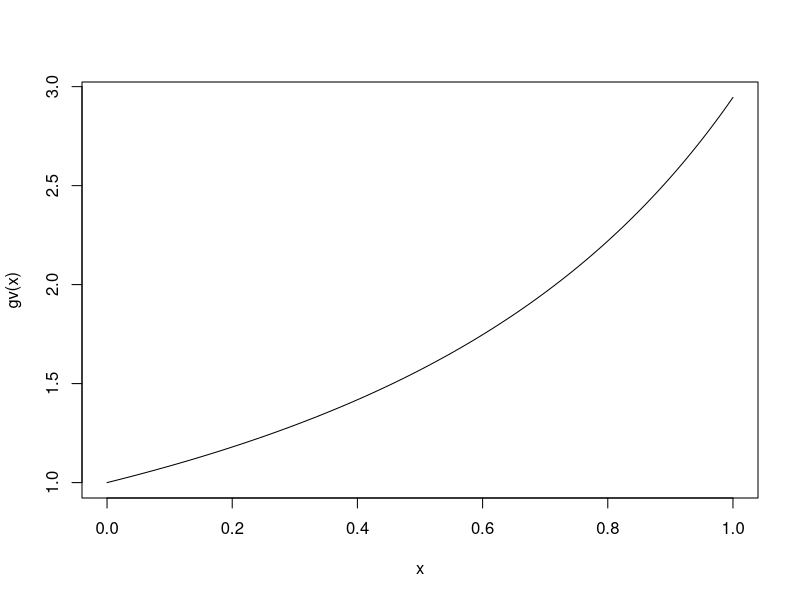
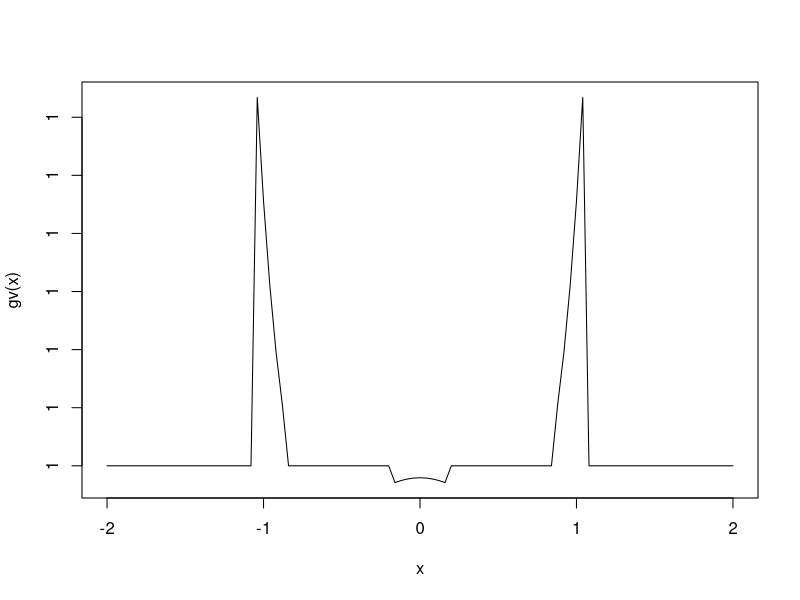

The R source for these figures, in order:




n<-3; rho<-0.5;
g<-function(r)
    {
      integrate(
        function(beta)
        {
          1/(cosh(beta)-rho*r)^(n-1)
        }
      ,lower=0,upper=Inf)$value   # integrate would return a list otherwise
    }
 gv <- Vectorize(g)  
 # Since `g` is not naturally going to handle the vector that `curve` will send 
curve(gv(x),from=0,to=1)

mu<-0
sigma<-1
low<--Inf
up<-Inf
normdist<-function(mean=mu,sd=sigma)
          {
          integrate(function(x)
          {  
           probv<-c()
           for(i in (1:length(x)))
           {
            pd<-(1/(sd*sqrt(2*pi)))*exp((-1/2)*((x[i]-mean)/sd)*((x[i]-mean)/sd))
            probv<-c(probv,pd)
           }
           probv
           },low,up)$value
          }
normdist()

gv <- Vectorize(normdist)
 curve(gv(x),from=-2,to=2)

